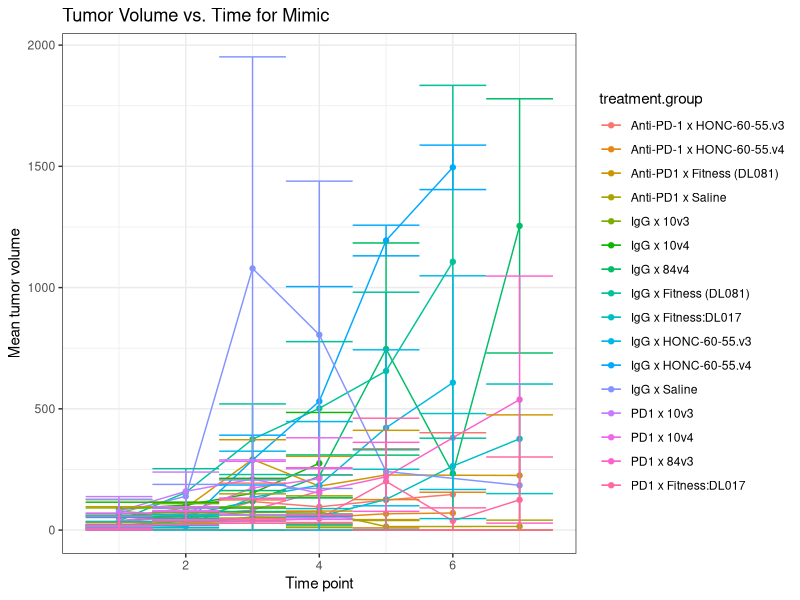

Here is the R script that generated this plot: (Note: this script raises an error after producing the figure.)
## ---- chunk 1
knitr::opts_chunk$set(echo = TRUE)

# Load required packages
library(readxl)
library(tidyverse)

## ---- chunk 2
tsizes <- read.csv("../data/2022-01-24_tumor-size_R-formatted.csv", stringsAsFactors = F)
## ---- chunk 3
# calcTumorVol <- function(tmp){
#   tmp %>%
#     mutate(tail.number = as.character(tail.number)) %>%
#     mutate(tumor.volume = (`tumor.length.(mm)` * (`tumor.width.(mm)`^2)) / 2,
#            tumor.volume = dplyr::if_else(is.na(tumor.volume),
#                                          true = 0,
#                                          false = tumor.volume)) %>%
#     group_by(tail.number, treatment.group, date) %>%
#     summarise(tumor.volume = sum(tumor.volume)) %>%
#     ungroup() %>%
#     mutate(time.point = as.numeric(as.factor((date))))  %>%
#     select(-date)
# }
## ---- chunk 4
# zero.vals <- c("n/a", "N/A")
# 
# mim1 <- tsize.raw[[1]] %>%
#   mutate(`tumor.length.(mm)` = ifelse(is.na(`tumor.length.(mm)`), 0, `tumor.length.(mm)`),
#           `tumor.width.(mm)` = ifelse(is.na(`tumor.width.(mm)`), 0, `tumor.width.(mm)`)) %>%
#   mutate(condition = dplyr::if_else(grepl("v3", microbiome.sample),
#                                    true = "mimic1.pre-DI",
#                                    false = "mimic1.post-DI"),
#          treatment.group = paste(treatment, condition, sep = " x ")) %>%
#   calcTumorVol()
# 
# mim2 <- tsize.raw[[2]] %>%
#   drop_na(`tumor.length.(mm)`) %>%
#   mutate(`tumor.length.(mm)` =ifelse(`tumor.length.(mm)` %in% zero.vals, 0, `tumor.length.(mm)`),
#          `tumor.width.(mm)` = ifelse(`tumor.width.(mm)` %in% zero.vals, 0, `tumor.width.(mm)`)) %>%
#   mutate(`tumor.length.(mm)` = as.numeric(`tumor.length.(mm)`),
#          `tumor.width.(mm)` = as.numeric(`tumor.width.(mm)`),
#          treatment.group = paste(gsub(".-(.*)", "\\1", `cage (treatment)`),
#                                  microbiome.sample, sep = " x ")) %>%
#   calcTumorVol()
# 
# # Problem: need to split mouse ids by cage
# mim3 <- tsize.raw[[3]] %>%
#   drop_na(`tumor.length.(mm)`) %>%
#   filter(`tumor.length.(mm)` != "not present") %>%
#   mutate(`tumor.length.(mm)` =ifelse(`tumor.length.(mm)` %in% zero.vals, 0, `tumor.length.(mm)`),
#          `tumor.width.(mm)` = ifelse(`tumor.width.(mm)` %in% zero.vals, 0, `tumor.width.(mm)`)) %>%
#   mutate(`tumor.length.(mm)` = as.numeric(`tumor.length.(mm)`),
#          `tumor.width.(mm)` = as.numeric(`tumor.width.(mm)`),
#          condition =  "Fitness:DL017",
#          treatment = ifelse(grepl("1$", `cage (treatment)`), "IgG",
#                             ifelse(grepl("2$", `cage (treatment)`), "IgG", "PD1")),
#          treatment.group = paste(treatment, condition, sep = " x ")) %>%
#   mutate(tail.number = paste0(tail.number, `cage (treatment)`)) %>%
#   calcTumorVol()
# 
# mim4 <- tsize.raw[[4]] %>%
#   drop_na(`tumor.length.(mm)`) %>%
#   mutate(`tumor.length.(mm)` =ifelse(`tumor.length.(mm)` %in% zero.vals, 0, `tumor.length.(mm)`),
#          `tumor.width.(mm)` = ifelse(`tumor.width.(mm)` %in% zero.vals, 0, `tumor.width.(mm)`)) %>%
#   mutate(`tumor.length.(mm)` = as.numeric(`tumor.length.(mm)`),
#          `tumor.width.(mm)` = as.numeric(`tumor.width.(mm)`),
#          treatment.group = paste(microbiome.sample, Treatment, sep = "/"),
#          tail.number = paste(tail.number, cage)) %>%
#   calcTumorVol()

## ---- chunk 5
mean.vals <- tsizes %>%
  mutate(treatment.group = paste(treatment, microbiome.sample, sep = " x ")) %>%
  group_by(treatment.group, time.point) %>%
  summarise(mean.volume = mean(tumor.volume),
            sd.volume = sd(tumor.volume)) %>%
  ungroup() %>%
  mutate(lwr = mean.volume - sd.volume,
         upr = mean.volume + sd.volume) %>%
  mutate(lwr = if_else(lwr < 0, 0, lwr))
## ---- chunk 6


mean.vals %>%
  ggplot(aes(x = time.point, y = mean.volume, group = treatment.group, color = treatment.group)) +
  geom_line()+
  geom_point()+
  labs(title = "Tumor Volume vs. Time for Mimic", x = "Time point", y = "Mean tumor volume") +
  theme_bw() +
  # scale_color_brewer(palette = "Dark2") 
  geom_errorbar(aes(ymin = lwr, ymax = upr),
                width = 1)


write.csv(mean.vals, "../shiny-apps/tumor-line-plots/2022-01-24_mean-tumor-volumes.csv", row.names = F)
